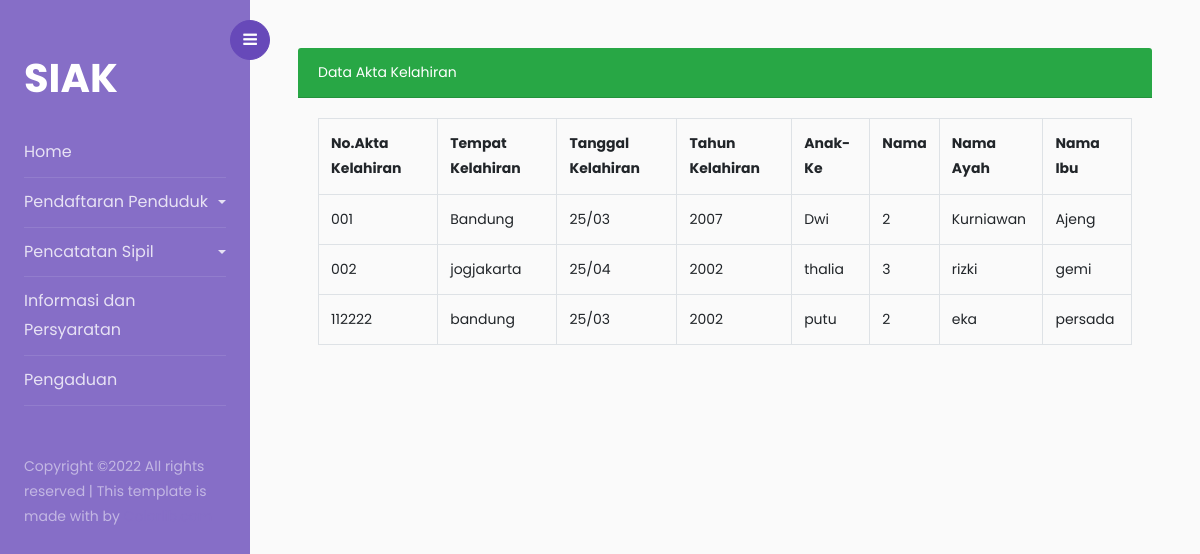
The app's page /staff/dashboardkelahiran.php with its own data.
### tables this page shows
CREATE TABLE `akta_kelahiran` (
  `no_akta_kelahiran` varchar(20) NOT NULL,
  `tempat_kelahiran` varchar(50) NOT NULL,
  `tanggal_kelahiran` varchar(30) NOT NULL,
  `tahun_kelahiran` int(10) NOT NULL,
  `nama` varchar(50) NOT NULL,
  `anak_ke` int(5) NOT NULL,
  `nama_ayah` varchar(50) NOT NULL,
  `nama_ibu` varchar(50) NOT NULL
);

### staff/dashboardkelahiran.php (the view, shortened to what this page needs)
<?php
$koneksi = mysqli_connect("localhost", "root", "", "db_kependudukan");
?>
<!DOCTYPE html>
<html lang="en">
<head>
    <link rel="stylesheet" href="/siakweb/bootstrap-5.1.3-dist\css\bootstrap.min.css">
	<link rel="stylesheet" href="https://stackpath.bootstrapcdn.com/font-awesome/4.7.0/css/font-awesome.min.css">
	<link rel="stylesheet" href="css/style.css">
</head>
<body>
    <div class="wrapper d-flex align-items-stretch">
        <nav id="sidebar">
            <div class="custom-menu">
                <button type="button" id="sidebarCollapse" class="btn btn-primary">
                <i class="fa fa-bars"></i>
                </button>
            </div>
            <div class="p-4 pt-5">
                <h1><a href="index.html" class="logo">SIAK</a></h1>
            <ul class="list-unstyled components mb-5">
            <li>
                <a href="staffdashboard.php">Home</a>
            </li>
            <li>
                <a href="#pendaftaranpenduduk" data-toggle="collapse" aria-expanded="false" class="dropdown-toggle">Pendaftaran Penduduk</a>
            </li>
            <li>
                <a href="#pencatatansipil" data-toggle="collapse" aria-expanded="false" class="dropdown-toggle">Pencatatan Sipil</a>
            </li>
            <li>
                <a href="dashboardinformasi.php">Informasi dan Persyaratan</a>
                </li>
            <li>
                <a href="dashboardpengaduan.php">Pengaduan</a>
                </li>
            </ul>
            <div class="footer">
                <p>
                        Copyright &copy; All rights reserved | This template is made with  by <a href="https://colorlib.com" target="_blank"></a>
                        </p>
            </div>
        </nav>
        <div id="content" class="p-4 p-md-5 pt-5">
            <div class="card-header bg-success text-white">
                Data Akta Kelahiran
            </div>
            <div class="card-body">
                <table class="table table-bordered table-stripped">
                    <tr>
                        <th>No.Akta Kelahiran</th>
                        <th>Tempat Kelahiran</th>
                        <th>Tanggal Kelahiran</th>
                        <th>Tahun Kelahiran</th>
                        <th>Anak-Ke</th>
                        <th>Nama</th>
                        <th>Nama Ayah</th>
                        <th>Nama Ibu</th>
                    </tr>
                    <?php
                        $tampil = mysqli_query($koneksi, "SELECT *  FROM akta_kelahiran");
                        while($data = mysqli_fetch_array($tampil)) :
                    ?>
                    <tr>
                        <td><?=$data['no_akta_kelahiran']?></td>
                        <td><?=$data['tempat_kelahiran']?></td>
                        <td><?=$data['tanggal_kelahiran']?></td>
                        <td><?=$data['tahun_kelahiran']?></td>
                        <td><?=$data['nama']?></td>
                        <td><?=$data['anak_ke']?></td>
                        <td><?=$data['nama_ayah']?></td>
                        <td><?=$data['nama_ibu']?></td>
                    </tr>
                <?php endwhile; ?>
                </table>
            </div>
        </div>
    </div>
</body>
</html>

### records on screen
akta_kelahiran: no_akta_kelahiran "001", tempat_kelahiran "Bandung", tanggal_kelahiran "25/03", tahun_kelahiran "2007", nama "Dwi", anak_ke "2", nama_ayah "Kurniawan", nama_ibu "Ajeng"
akta_kelahiran: no_akta_kelahiran "002", tempat_kelahiran "jogjakarta", tanggal_kelahiran "25/04", tahun_kelahiran "2002", nama "thalia", anak_ke "3", nama_ayah "rizki", nama_ibu "gemi"
akta_kelahiran: no_akta_kelahiran "112222", tempat_kelahiran "bandung", tanggal_kelahiran "25/03", tahun_kelahiran "2002", nama "putu", anak_ke "2", nama_ayah "eka", nama_ibu "persada"
